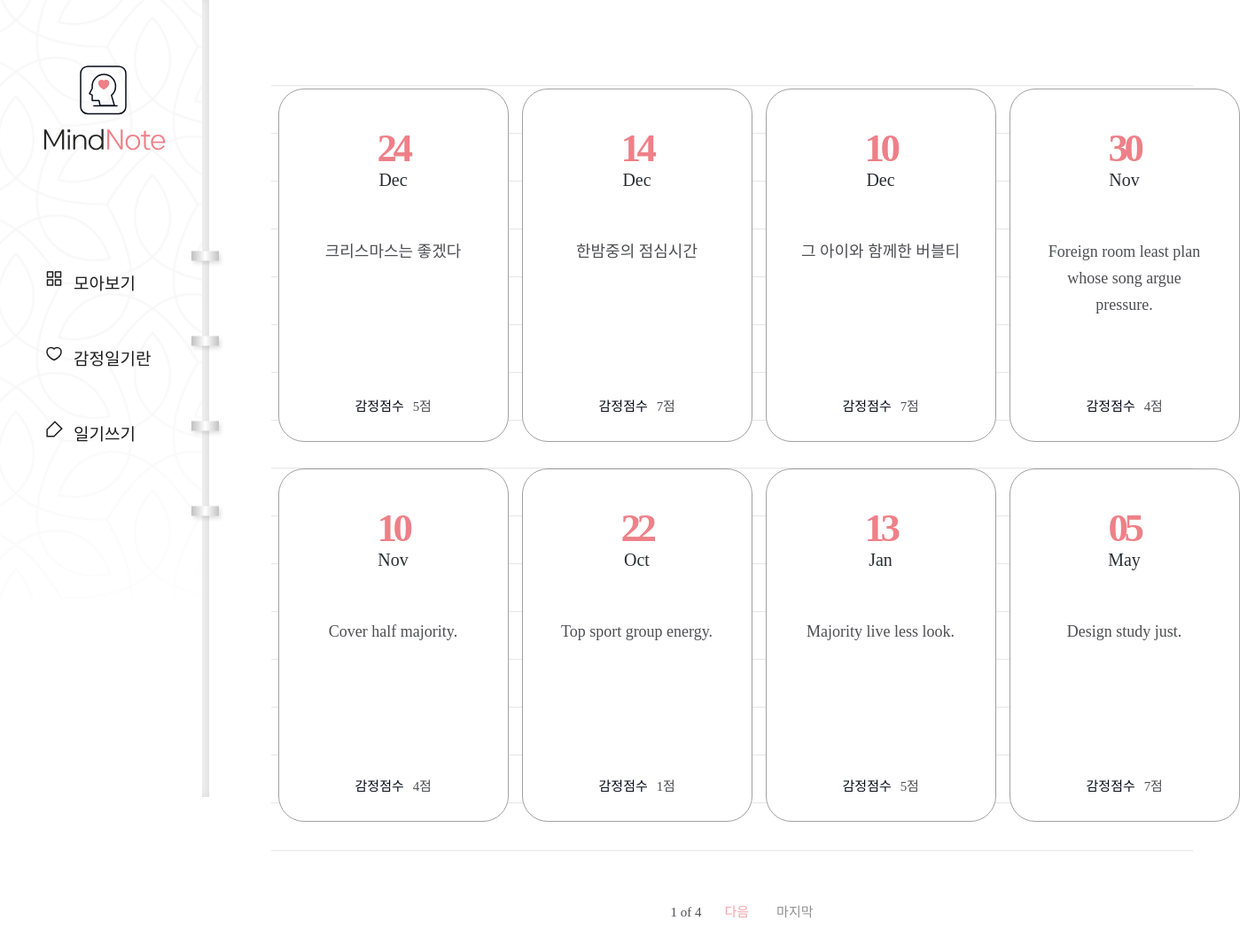
Screenshot of /diary/ with the database file from the repository.
### diary/models.py (models this page shows, shortened)
class Page(models.Model):
    title = models.CharField(max_length=100, validators=[validate_no_hash])
    content = models.TextField(validators=[validate_no_hash])
    feeling = models.CharField(max_length=80, validators=[validate_no_hash, validate_no_numbers])
    score = models.IntegerField(validators=[validate_score])
    dt_created = models.DateField()

### diary/views.py (the view)
# urls.py: path('diary/', views.PageListView.as_view(), name='page-list'),
class PageListView(ListView):
    model = Page
    ordering = ['-dt_created']
    paginate_by = 8

### diary/templates/diary/page_list.html (shortened to what this page needs)
{% extends './base.html' %}
{% block content %}
{% if page_obj.object_list %}
    <div class="wrap-note">
        <div class="note">
            <div class="note-list">
                <ul>
                    {% for obj in page_obj.object_list %}
                    <li>
                        <a href="{% url 'page-detail' obj.id %}">
                            <div class="date">
                                <span>{{obj.dt_created|date:"d"}}</span>
                                <p>{{obj.dt_created|date:"M"}}</p>
                            </div>
                            <h2>{{obj.title}}</h2>
                            <div class="score">
                                <p>감정점수</p>
                                <span>{{obj.score}}점</span>
                            </div>
                        </a>
                    </li>
                    {% endfor %}
                </ul>
            </div>
            <div class="paging">
                <span class="page">
                    <p>{{page_obj.number}} of {{page_obj.paginator.num_pages}}</p>
                </span>
                {% if page_obj.has_next %}
                    <a href="?page={{page_obj.next_page_number}}" class="next">다음</a>
                    <a href="?page={{page_obj.paginator.num_pages}}" class="last">마지막</a>
                {% endif %}
            </div>
        </div>
    </div>
{% endif %}
{% endblock content %}

### diary/templates/diary/base.html (shortened to what this page needs)
{% load static %}
<!DOCTYPE html>
<html lang="en">
<head>
    <link rel="stylesheet" href="{% static 'diary/css/styles.css' %}">
    <link rel="stylesheet" type="text/css" href="https://cdn.rawgit.com/moonspam/NanumSquare/master/nanumsquare.css">
    <link rel="stylesheet" href="https://cdn.jsdelivr.net/gh/projectnoonnu/noonfonts_two@1.0/NanumBarunpen.woff">
</head>
<body>
    <div class="menu">
        <h1><a href="{% url 'page-list' %}"><img src="{% static 'diary/image/logo02.svg' %}"></a></h1>
        <ul>
            <li><a href="{% url 'page-list' %}">모아보기</a></li>
            <li><a href="{% url 'info' %}">감정일기란</a></li>
            <li><a href="{% url 'page-create' %}">일기쓰기</a></li>
        </ul>
    </div>
    {% block content %}
    {% endblock content %}
</body>

### diary/static/diary/css/styles.css (style rules this page uses)
h1,h2,h3,p,a,ul,li { margin: 0; padding: 0; font-family: 'NanumSquare'; list-style: none; text-decoration: none; outline: none; }
html { position: relative; min-height: 100%; margin: 0; }
body { margin: 0; padding: 0; -webkit-font-smoothing: antialiased; -moz-osx-font-smoothing: auto; }
img { max-width: 100%; margin: 0; padding: 0; border: 0; }
.menu { position: fixed; width: 236px; height: 100vh; min-height: 900px; background: url(../image/menu-bg.png) no-repeat left top/contain; z-index: 99; }
.menu:before { content: ""; display: block; position: absolute; width: 8px; height: 100%; top: 0; right: 0; background-color: #f6f6f6; box-shadow: inset -3px 0 8px 0 rgba(0, 0, 0, 0.11); }
.menu:after { content: ""; display: block; position: absolute; width: 43px; height: 353px; top: 48%; right: -21px; transform: translateY(-50%); background: url(../image/notespring.svg) no-repeat; }
.menu h1 { position: absolute; margin-left: 49px; top: 74px; }
.menu ul { position: absolute; top: 48%; transform: translateY(-50%); }
.menu ul li { margin-bottom: 58px; padding-left: 83px; }
.menu ul li a { display: block; position: relative; font-family: NanumSquareR; color: #1e1c1c; font-size: 19px; }
.menu ul li a:after { content: ""; display: block; position: absolute; width: 21px; height: 20px; top: 0; left: -32px; background: url(../image/ic-feed-white.svg) no-repeat; }
.menu ul li:first-child a:after { background: url(../image/ic-feed-black.svg) no-repeat; }
.menu ul li:nth-child(2) a:after { background: url(../image/ic-heart-black.svg) no-repeat; }
.menu ul li:last-child a:after { background: url(../image/ic-pen-black.svg) no-repeat; }
.wrap-note .note { padding-left: 236px; padding-top: 50px; padding-bottom: 200px; }
.note-list { margin: 0 70px; padding-top: 50px; background: url(../image/note-bg.svg) repeat-x center/1535px 974px; }
.note-list ul { overflow: hidden; width: 1100px; margin: 0 auto; padding-bottom: 50px; }
.note-list ul li { float: left; width: 25%; padding-bottom: 30px; }
.note-list ul li a { display: block; width: 258px; height: 397px; margin: 0 auto; background: #fff; border: solid 1px #a3a0a0; border-radius: 29px; }
.note-list ul li a .date { margin-top: 40px; margin-bottom: 55px; text-align: center; }
.note-list ul li a .date p { display: inline-block; font-family: 'NanumSquare'; color: #2b2d32; font-size: 20px; text-align: center; text-transform: capitalize; line-height: 1; }
.note-list ul li a .date span { display: block; font-family: 'NanumSquare'; color: #ee8088; font-weight: 700; font-size: 45px; letter-spacing: -4.47px; }
.note-list ul li a h2 { width: 196px; height: 150px; margin: 0 auto; font-family: 'NanumBarunpen'; color: #4e4f53; font-weight: normal; font-size: 18px; line-height: 1.67; text-align: center; }
.note-list ul li a .score { margin-top: 28px; text-align: center; }
.note-list ul li a .score p { display: inline-block; font-family: 'NanumSquare'; color: #060b18; font-size: 15px; }
.note-list ul li a .score span { padding-left: 6px; font-family: 'NanumBarunpen'; color: #4e4f53; font-size: 15px; letter-spacing: -0.29px; }
.paging { margin-top: 10px; text-align: center; }
.paging a { display: inline-block; font-family: 'NanumSquare'; font-size: 15px; }
.paging .first,.paging .last { color: #929191; }
.paging .last { margin-left: 27px; }
.paging .prev,.paging .next { color: #f2a6ac; }
.paging span { display: inline-block; }
.paging span p { margin: 0 22px; font-family: 'NanumSquare'; color: #4e4f53; font-size: 15px; }

### rows the page displays
Page: dt_created "24", dt_created "Dec", title "크리스마스는 좋겠다", score "5"
Page: dt_created "14", dt_created "Dec", title "한밤중의 점심시간", score "7"
Page: dt_created "10", dt_created "Dec", title "그 아이와 함께한 버블티", score "7"
Page: dt_created "30", dt_created "Nov", title "Foreign room least plan whose song argue pressure.", score "4"
Page: dt_created "10", dt_created "Nov", title "Cover half majority.", score "4"
Page: dt_created "22", dt_created "Oct", title "Top sport group energy.", score "1"
Page: dt_created "13", dt_created "Jan", title "Majority live less look.", score "5"
Page: dt_created "05", dt_created "May", title "Design study just.", score "7"

### other values shown
{{ page_obj.number }} "1"
{{ page_obj.paginator.num_pages }} "4"
